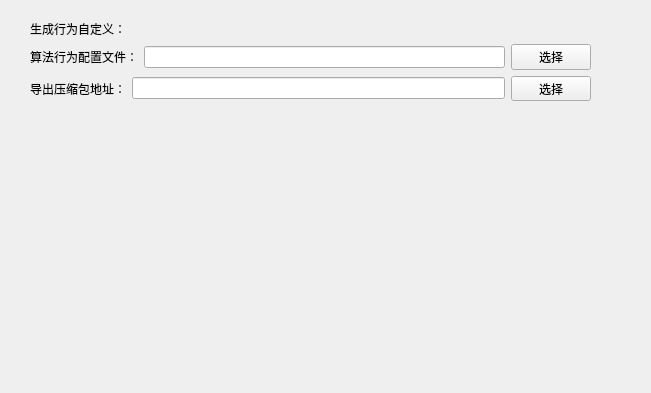
<?xml version="1.0" encoding="UTF-8"?>
<ui version="4.0">
 <class>MainWidget</class>
 <widget class="QWidget" name="MainWidget">
  <property name="geometry">
   <rect>
    <x>0</x>
    <y>0</y>
    <width>651</width>
    <height>393</height>
   </rect>
  </property>
  <property name="windowTitle">
   <string>Form</string>
  </property>
  <widget class="QWidget" name="layoutWidget">
   <property name="geometry">
    <rect>
     <x>30</x>
     <y>20</y>
     <width>561</width>
     <height>81</height>
    </rect>
   </property>
   <layout class="QVBoxLayout" name="verticalLayout_2">
    <item>
     <widget class="QLabel" name="label_3">
      <property name="text">
       <string>生成行为自定义：</string>
      </property>
     </widget>
    </item>
    <item>
     <layout class="QVBoxLayout" name="verticalLayout">
      <item>
       <layout class="QHBoxLayout" name="horizontalLayout_2">
        <item>
         <widget class="QLabel" name="label">
          <property name="text">
           <string>算法行为配置文件：</string>
          </property>
         </widget>
        </item>
        <item>
         <widget class="QLineEdit" name="inAlgFilePath"/>
        </item>
        <item>
         <widget class="QPushButton" name="seleteAlgButton">
          <property name="text">
           <string>选择</string>
          </property>
         </widget>
        </item>
       </layout>
      </item>
      <item>
       <layout class="QHBoxLayout" name="horizontalLayout_3">
        <item>
         <widget class="QLabel" name="label_2">
          <property name="text">
           <string>导出压缩包地址：</string>
          </property>
         </widget>
        </item>
        <item>
         <widget class="QLineEdit" name="outZipFilePath"/>
        </item>
        <item>
         <widget class="QPushButton" name="seleteOutZipButton">
          <property name="text">
           <string>选择</string>
          </property>
         </widget>
        </item>
       </layout>
      </item>
     </layout>
    </item>
   </layout>
  </widget>
 </widget>
 <resources/>
 <connections/>
</ui>
